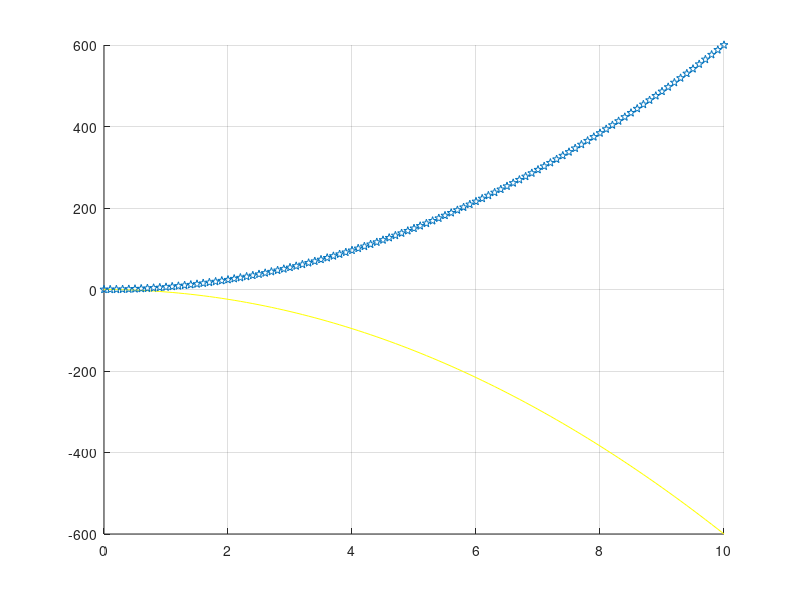
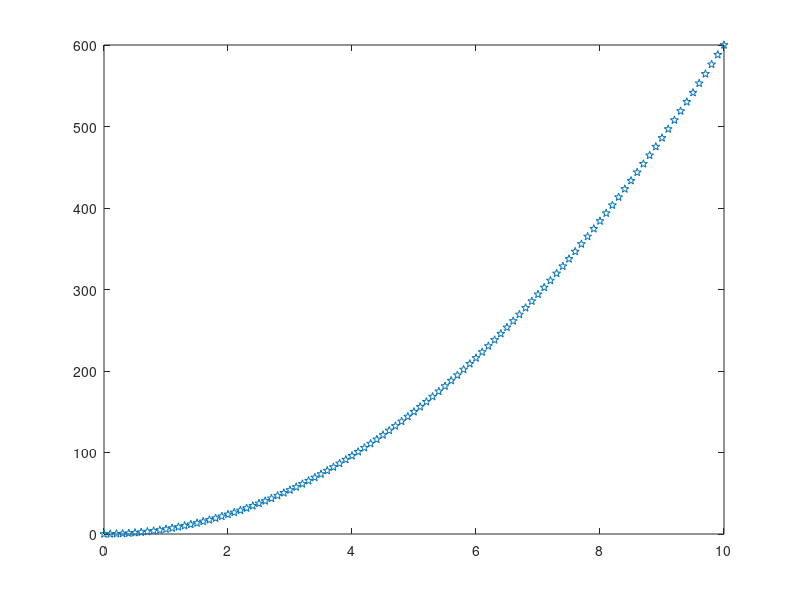
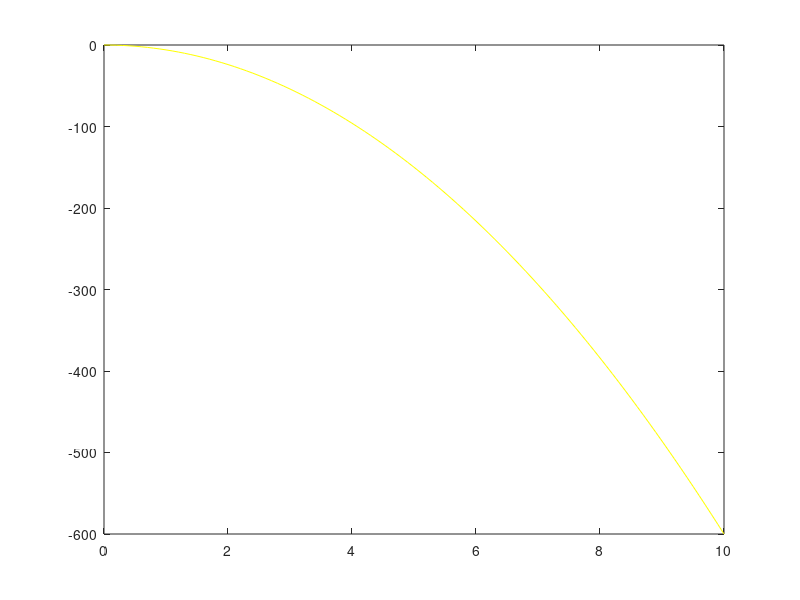

The MATLAB source for these figures, in order:
clc
clear all
h=@(t)  6.*t.^2;
j=@(t)  -6.*t.^2;
t=0:0.1:10;
f=h(t);
g=j(t);
figure(1)
hold on
grid on
plot(t,g, 'y')
plot(t,f,'p')
hold off
hold on
figure (2)
plot(t,f,'p')
hold off
hold on
figure(3)
grid on
plot(t,g,'y')
hold off